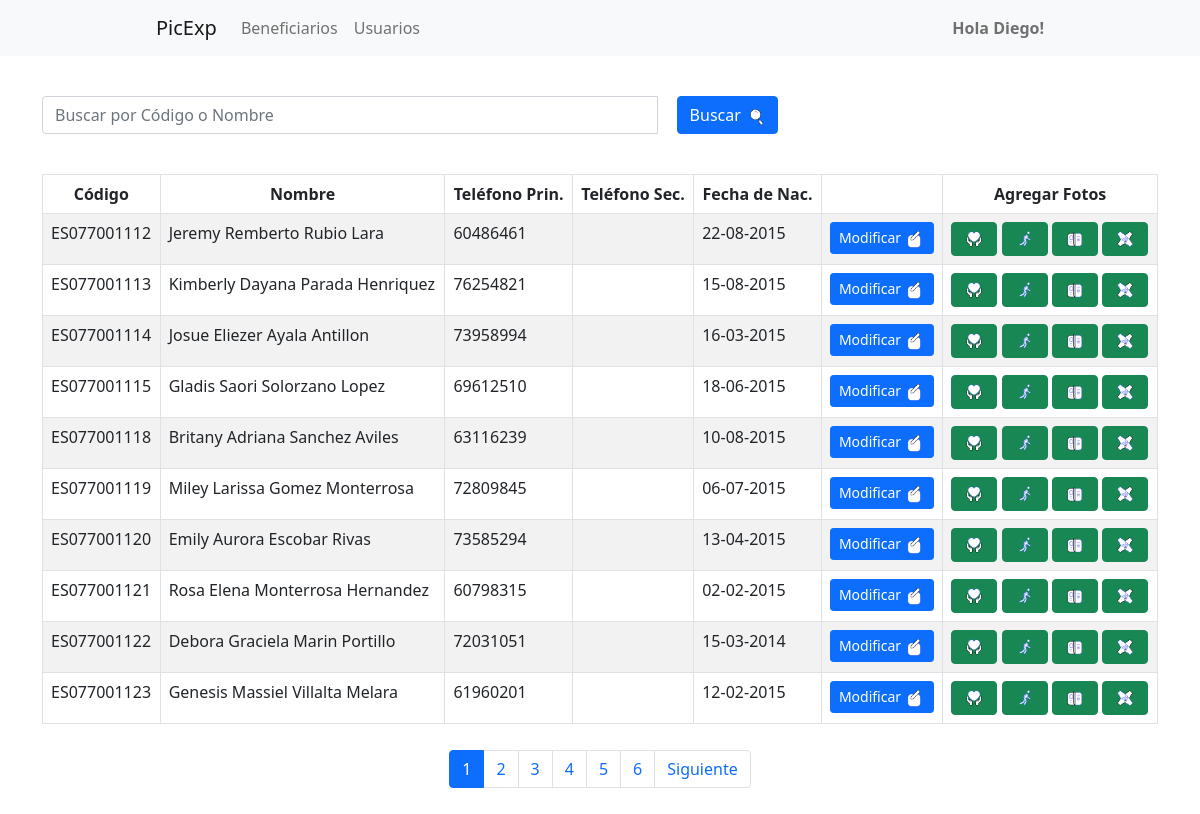
Screenshot of /beneficiario.php with the database file from the repository.
### tables this page shows
CREATE TABLE `beneficiario` (
  `Codigo_ben` varchar(11) NOT NULL,
  `Nombre_ben` varchar(80) NOT NULL,
  `Apellidos_ben` varchar(80) NOT NULL,
  `Telefono1_ben` varchar(9) DEFAULT NULL,
  `Telefono2_ben` varchar(9) DEFAULT NULL,
  `Fechanac_ben` date NOT NULL,
  `Id_usu` int(11) NOT NULL
);

### beneficiario.php (the view, shortened to what this page needs)
<?php
include 'head.php';
include 'navbar.php';
$objeto = new Conexion();
$conexion = $objeto->Conectar();
$Id_usu = $_SESSION["ss_id_usuario"];
$terminoBusqueda = isset($_GET['buscar']) ? $_GET['buscar'] : '';
$registrosPorPagina = 10;
$paginaActual = isset($_GET['pagina']) ? (int)$_GET['pagina'] : 1;
$offset = ($paginaActual - 1) * $registrosPorPagina;
$totalConsulta = "SELECT COUNT(*) AS total FROM beneficiario WHERE Id_usu = :Id_usu AND (Codigo_ben LIKE :termino OR Nombre_ben LIKE :termino)";
$resultadoTotal = $conexion->prepare($totalConsulta);
$resultadoTotal->bindParam(':Id_usu', $Id_usu, PDO::PARAM_STR);
$resultadoTotal->bindValue(':termino', "%$terminoBusqueda%", PDO::PARAM_STR);
$resultadoTotal->execute();
$totalRegistros = $resultadoTotal->fetch(PDO::FETCH_ASSOC)['total'];
$totalPaginas = ceil($totalRegistros / $registrosPorPagina);
$consulta = "SELECT Codigo_ben, Nombre_ben, Apellidos_ben, Telefono1_ben, Telefono2_ben, DATE_FORMAT(Fechanac_ben, '%d-%m-%Y') AS Fechanac_ben_for
             FROM beneficiario
             WHERE Id_usu = :Id_usu AND (Codigo_ben LIKE :termino OR Nombre_ben LIKE :termino)
             LIMIT :offset, :registros";
$resultado = $conexion->prepare($consulta);
$resultado->bindParam(':Id_usu', $Id_usu, PDO::PARAM_STR);
$resultado->bindValue(':termino', "%$terminoBusqueda%", PDO::PARAM_STR);
$resultado->bindValue(':offset', $offset, PDO::PARAM_INT);
$resultado->bindValue(':registros', $registrosPorPagina, PDO::PARAM_INT);
$resultado->execute();
$data = $resultado->fetchAll(PDO::FETCH_ASSOC);
?>
<br>
<div class="container">
    <div class="row">
        <div class="col-lg-8">
            <form method="GET" class="form-inline mb-3">
                <div class="input-group">
                    <input type="text" name="buscar" class="form-control" placeholder="Buscar por Código o Nombre" value="<?php echo htmlspecialchars($terminoBusqueda); ?>">
                    <div class="input-group-append">
                        <button id="buscar_ben" type="submit" class="btn btn-primary">Buscar
                            <img src="icons/buscar.gif" alt="buscar" width="20" height="20">
                        </button>
                    </div>
                </div>
            </form>
        </div>
    </div>
</div>
<br>
<div class="container">
    <div class="row">
        <div class="col-lg-12">
            <div class="table-responsive">
                <table id="tablaPersonas" class="table table-striped table-bordered table-condensed" style="width:100%">
                    <thead class="text-center">
                        <tr>
                            <th>Código</th>
                            <th>Nombre</th>
                            <th>Teléfono Prin.</th>
                            <th>Teléfono Sec.</th>
                            <th>Fecha de Nac.</th>
                            <th></th>
                            <th>Agregar Fotos</th>
                        </tr>
                    </thead>
                    <tbody>
                        <?php foreach ($data as $dat) { ?>
                            <tr>
                                <td><?php echo $dat['Codigo_ben'] ?></td>
                                <td><?php echo $dat['Nombre_ben'] . " " . $dat['Apellidos_ben']; ?></td>
                                <td><?php echo $dat['Telefono1_ben'] ?></td>
                                <td><?php echo $dat['Telefono2_ben'] ?></td>
                                <td><?php echo $dat['Fechanac_ben_for'] ?></td>
                                <td>
                                    <button id="Modificar" type="button" class="btn btn-primary btn-sm" data-bs-toggle="modal" data-bs-target="#exampleModal" data-codigo="<?php echo $dat['Codigo_ben']; ?>">Modificar
                                        <img src="icons/modificar.gif" alt="modificar" width="20" height="20">
                                    </button>
                                </td>
                                <td>
                                    <button id="espiritual" type="button" data-bs-toggle="tooltip" data-bs-placement="top" title="Espiritual" class="btn btn-success agregar-foto" data-codigo="<?php echo $dat['Codigo_ben']; ?>" data-area="espiritual">
                                        <img src="icons/espiritual.gif" alt="Espiritual" width="20" height="20">
                                    </button>
                                    <button id="fisica" type="button" data-bs-toggle="tooltip" data-bs-placement="top" title="Física" class="btn btn-success agregar-foto" data-codigo="<?php echo $dat['Codigo_ben']; ?>" data-area="fisica">
                                        <img src="icons/fisica.gif" alt="Física" width="20" height="20">
                                    </button>
                                    <button id="cognitiva" type="button" data-bs-toggle="tooltip" data-bs-placement="top" title="Cognitiva" class="btn btn-success agregar-foto" data-codigo="<?php echo $dat['Codigo_ben']; ?>" data-area="cognitiva">
                                        <img src="icons/cognitiva.gif" alt="Cognitiva" width="20" height="20">
                                    </button>
                                    <button id="socioemocional" type="button" data-bs-toggle="tooltip" data-bs-placement="top" title="Socioemocional" class="btn btn-success agregar-foto" data-codigo="<?php echo $dat['Codigo_ben']; ?>" data-area="socioemocional">
                                        <img src="icons/socioemocional.gif" alt="Socioemocional" width="20" height="20">
                                    </button>
                                </td>
                            </tr>
                        <?php } ?>
                    </tbody>
                </table>
            </div>
            <nav aria-label="Paginación" id="Paginacion">
                <ul class="pagination justify-content-center">
                    <?php for ($i = 1; $i <= $totalPaginas; $i++): ?>
                        <li class="page-item <?php echo ($i == $paginaActual) ? 'active' : ''; ?>">
                            <a class="page-link" href="?pagina=<?php echo $i; ?>&buscar=<?php echo urlencode($terminoBusqueda); ?>"><?php echo $i; ?></a>
                        </li>
                    <?php endfor; ?>
                    <?php if ($paginaActual < $totalPaginas): ?>
                        <li class="page-item">
                            <a class="page-link" href="?pagina=<?php echo $paginaActual + 1; ?>&buscar=<?php echo urlencode($terminoBusqueda); ?>">Siguiente</a>
                        </li>
                    <?php endif; ?>
                </ul>
            </nav>
        </div>
    </div>
</div>
<?php include 'footer.php'; ?>

### css/style.css (style rules this page uses)
nav { padding: 156px; }
#Paginacion { padding: 10px !important; }
#buscar_ben { margin-left: 20px !important; }

### rows the page displays
beneficiario: Codigo_ben "ES077001112", Nombre_ben "Jeremy Remberto", Apellidos_ben "Rubio Lara", Telefono1_ben "60486461", Fechanac_ben_for "22-08-2015"
beneficiario: Codigo_ben "ES077001113", Nombre_ben "Kimberly Dayana", Apellidos_ben "Parada Henriquez", Telefono1_ben "76254821", Fechanac_ben_for "15-08-2015"
beneficiario: Codigo_ben "ES077001114", Nombre_ben "Josue Eliezer", Apellidos_ben "Ayala Antillon", Telefono1_ben "73958994", Fechanac_ben_for "16-03-2015"
beneficiario: Codigo_ben "ES077001115", Nombre_ben "Gladis Saori", Apellidos_ben "Solorzano Lopez", Telefono1_ben "69612510", Fechanac_ben_for "18-06-2015"
beneficiario: Codigo_ben "ES077001118", Nombre_ben "Britany Adriana", Apellidos_ben "Sanchez Aviles", Telefono1_ben "63116239", Fechanac_ben_for "10-08-2015"
beneficiario: Codigo_ben "ES077001119", Nombre_ben "Miley Larissa", Apellidos_ben "Gomez Monterrosa", Telefono1_ben "72809845", Fechanac_ben_for "06-07-2015"
beneficiario: Codigo_ben "ES077001120", Nombre_ben "Emily Aurora", Apellidos_ben "Escobar Rivas", Telefono1_ben "73585294", Fechanac_ben_for "13-04-2015"
beneficiario: Codigo_ben "ES077001121", Nombre_ben "Rosa Elena", Apellidos_ben "Monterrosa Hernandez", Telefono1_ben "60798315", Fechanac_ben_for "02-02-2015"
beneficiario: Codigo_ben "ES077001122", Nombre_ben "Debora Graciela", Apellidos_ben "Marin Portillo", Telefono1_ben "72031051", Fechanac_ben_for "15-03-2014"
beneficiario: Codigo_ben "ES077001123", Nombre_ben "Genesis Massiel", Apellidos_ben "Villalta Melara", Telefono1_ben "61960201", Fechanac_ben_for "12-02-2015"

### other values shown
$_SESSION["ss_usuario"] "Diego"
